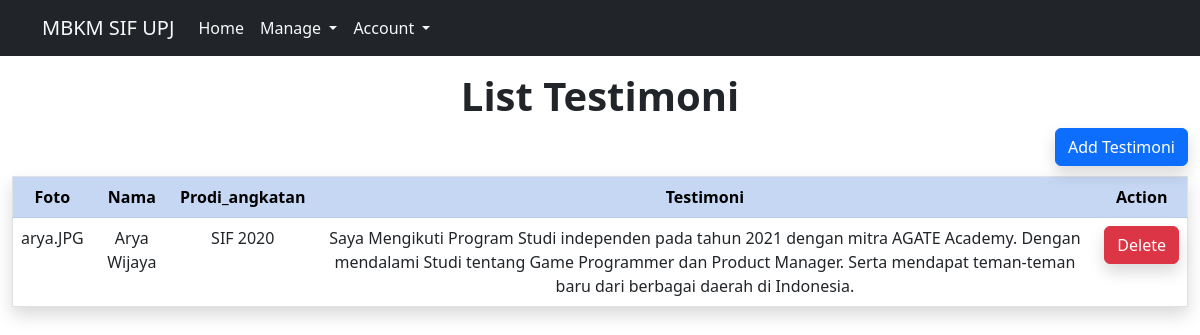
The page /login/manage-testimoni/index.php (signed in) on the database its author committed.
### tables this page shows
CREATE TABLE `testimoni` (
  `id` int(11) NOT NULL,
  `nama` varchar(40) NOT NULL,
  `foto` text NOT NULL,
  `prodi_angkatan` varchar(20) NOT NULL,
  `testimoni` text NOT NULL
);

### login/manage-testimoni/index.php (the view, shortened to what this page needs)
<!DOCTYPE html>
<html lang="en">
<head>
    <link href="https://cdn.jsdelivr.net/npm/bootstrap@5.2.2/dist/css/bootstrap.min.css" rel="stylesheet">
</head>
<body>
    <?php
    include("../koneksi.php");
    $result = mysqli_query($koneksi, "SELECT * FROM testimoni ORDER BY id ASC");
    ?>
    <?php include("../partials/navbar.php"); ?>
    <div class="container-fluid mt-3">
        <h1 class="text-center fw-semibold">List Testimoni</h1>
        <a href="add.php">
            <button type="button" class="btn btn-primary shadow float-end">Add Testimoni</button>
        </a>
        <br>
        <br>
        <table class="table table-striped text-center shadow" border=1>
            <tr class="table-primary">
                <th>Foto</th>
                <th>Nama</th>
                <th>Prodi_angkatan</th>
                <th>Testimoni</th>
                <th>Action</th>
            </tr>
            <?php
            while ($user_data = mysqli_fetch_array($result)) {
                echo "<tr>";
                echo "<td>" . $user_data['foto'] . "</td>";
                echo "<td>" . $user_data['nama'] . "</td>";
                echo "<td>" . $user_data['prodi_angkatan'] . "</td>";
                echo "<td>" . $user_data['testimoni'] . "</td>";
                echo "<td>
                        <a href='delete.php?id=$user_data[id]'>
                            <button type='button' class='btn btn-danger shadow'>Delete</button>
                        </a>
                    </td>";
                echo "</tr>";
            }
            ?>
        </table>
    </div>
</body>
</html>

### rows shown on the page
testimoni: foto "arya.JPG", nama "Arya Wijaya", prodi_angkatan "SIF 2020", testimoni "Saya Mengikuti Program Studi independen pada tahun 2021 dengan mitra AGATE Academy. Dengan mendalami Studi tentang Game Programmer dan Product Manager. Serta mendapat teman-teman baru dari berbagai daerah di Indonesia."
